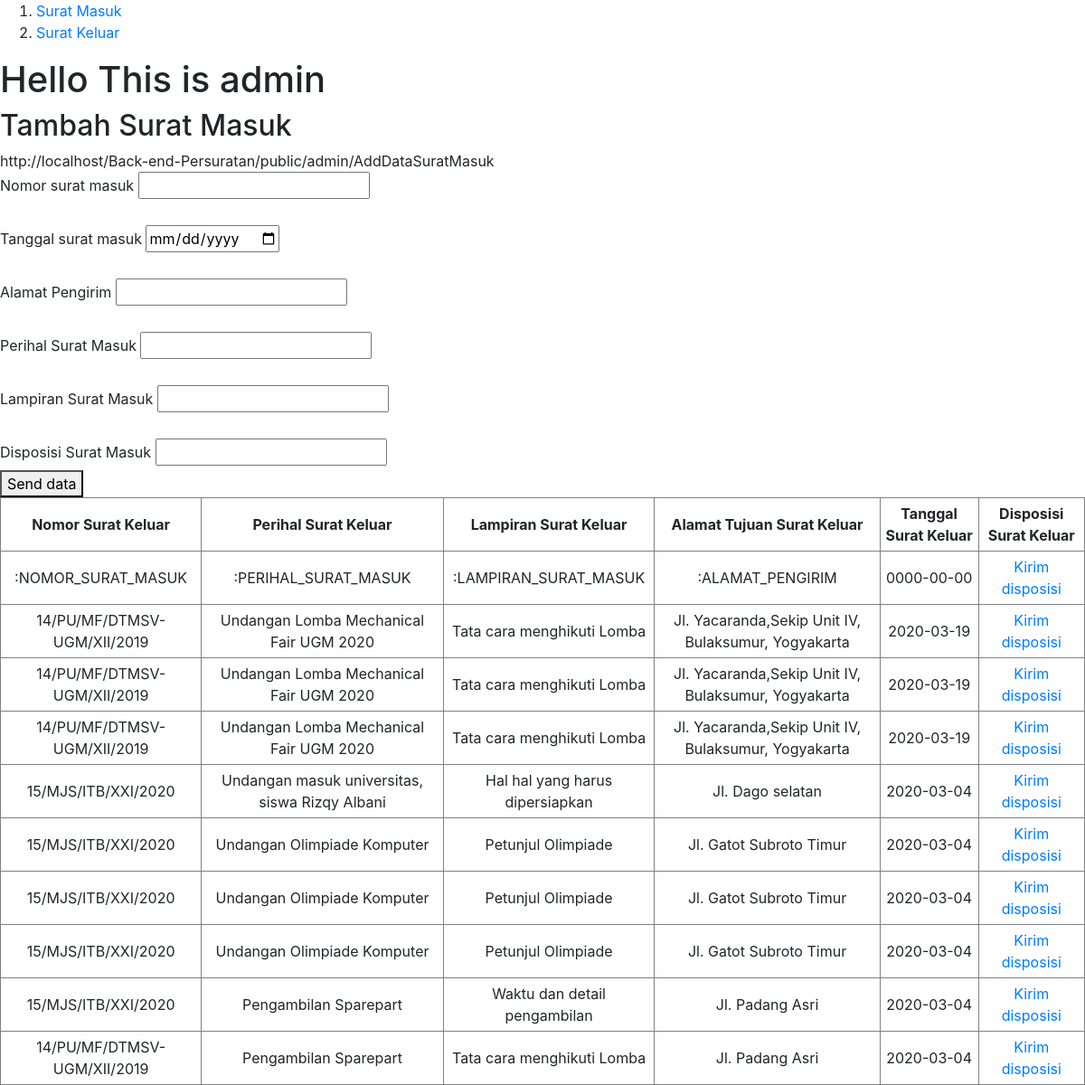
The app's page /public/admin/addDataSuratMasuk with its own data.
### tables this page shows
CREATE TABLE `tbl_surat_masuk` (
  `id_surat_masuk` int(255) NOT NULL,
  `lampiran_surat_masuk` varchar(255) NOT NULL,
  `alamat_pengirim` varchar(255) NOT NULL,
  `tanggal_surat_masuk` date NOT NULL,
  `nomor_surat_masuk` varchar(255) NOT NULL,
  `perihal_surat_masuk` varchar(255) NOT NULL,
  `disposisi_surat_masuk` varchar(255) NOT NULL
);

### app/core/mainController.php (called while the page is built, shortened)
<?php
    class mainController{
        public function view($view, $data = []){
            require_once "../app/view/" . $view . ".php";
        }
        public function model($model){
            return new $model;
        }
    }
?>

### app/controllers/Admin.php (called while the page is built, shortened)
<?php
    class Admin extends mainController{
        public function addDataSuratMasuk(){
            $data = [
                "judul" => "Tambah Surat Masuk",
                "process" => "admin/AddDataSuratMasuk",
                "surat" => $this->model("suratMasukModel")->getAllSuratMasuk()
            ];
            $this->view("templates/header", $data['judul']);
            $this->view("admin/addDataSuratMasuk", $data);
            $this->view("templates/footer");
        }
    }
?>

### app/core/App.php (called while the page is built, shortened)
<?php
    Class App{
        protected
            $controller = "Home",
            $method = "index",
            $params = [];
        public function parseUrl(){
            if( isset($_GET['url']) ){
                $url = rtrim($_GET['url'], "/");
                $url = filter_var($url, FILTER_SANITIZE_URL);
                $url = explode("/", $url);
                return $url;
            }
        }
        public function __CONSTRUCT(){
            $url = $this->parseUrl();
            if ( file_exists("../app/controllers/". $url[0] . ".php" ) ) {
                unset($url[0]);
            }
            $this->controller = new $this->controller();
            if ( isset($url[1]) ){
                if( method_exists($this->controller, $url[1]) ){
                    $this->method = $url[1];
                }
            }
            call_user_func_array([$this->controller, $this->method], $this->params);
        }
    }
?>

### public/index.php (called while the page is built, shortened)
<?php
    $app = new App();
?>

### app/core/db_wrapper.php (called while the page is built, shortened)
<?php
    class Database{
        private $host = host,
                $user = user,
                $pass = pass,
                $dbName = db;
        private $stmt, $dbh;
        public function __CONSTRUCT(){
            $dsn = "mysql:host=" . $this->host . "; dbname=" . $this->dbName;
            $option = [
                PDO::ATTR_PERSISTENT => true,
                PDO::ATTR_ERRMODE => PDO::ERRMODE_EXCEPTION
            ];
            try{
                $this->dbh = new PDO($dsn, $this->user, $this->pass, $option);
            }
            catch(PDOException $e){
                die( $e->getMessage() );
            }
        }
        public function query($query){
            $this->stmt = $this->dbh->prepare($query);
        }
        public function execute(){
            $this->stmt->execute();
        }
        public function allResult(){
            $this->execute();
            return $this->stmt->fetchAll(PDO::FETCH_ASSOC);
        }
    }
?>

### app/models/suratMasukModel.php (called while the page is built, shortened)
<?php
    class suratMasukModel{
        private $db, $table = "tbl_surat_masuk";
        public function __CONSTRUCT(){
            $this->db = new Database;
        }
        public function getAllSuratMasuk(){
            $query = "SELECT * FROM " . $this->table;
            $this->db->query($query);
            return $this->db->allResult();
        }
    }
?>

### app/view/admin/addDataSuratMasuk.php (the view)
<h1>Hello This is admin</h1>
<h2><?=$data['judul']?></h2>
<?php echo BASE_URL . $data['process'] ?>
<form action="<?php echo BASE_URL . $data['process'] ?>" method="POST">
    <div>
        <label for="nmr_srt_msk">Nomor surat masuk</label>
        <input type="text" id="nmr_srt_msk" name="nmr_srt_msk" type="text">
    </div>
    <br>
    <div>
        <label for="tgl_srt_msk">Tanggal surat masuk</label>
        <input type="date" id="tgl_srt_msk" name="tgl_srt_msk" type="text">
    </div>
    <br>
    <div>
        <label for="alamat_srt_msk">Alamat Pengirim</label>
        <input type="text" id="alamat_srt_msk" name="alamat_srt_msk" type="text">
    </div>
    <br>
    <div>
        <label for="perihal_srt_msk">Perihal Surat Masuk</label>
        <input type="text" id="perihal_srt_msk" name="perihal_srt_msk" type="text">
    </div>
    <br>
    <div>
        <label for="lampiran_srt_msk">Lampiran Surat Masuk</label>
        <input type="text" id="lampiran_srt_msk" name="lampiran_srt_msk" type="text">
    </div>
    <br>
    <div>
        <label for="disposisi_srt_msk">Disposisi Surat Masuk</label>
        <input type="text" id="disposisi_srt_msk" name="disposisi_srt_msk" type="text">
    </div>
    <div>
        <button type="submit" name="submit" >Send data</button>
    </div>
</form>
<table style="text-align:center" border="1" cellspacing="0" cellpadding="5" style="border-collapse : collapse">
    <tr>
        <th>Nomor Surat Keluar</th>
        <th>Perihal Surat Keluar</th>
        <th>Lampiran Surat Keluar</th>
        <th>Alamat Tujuan Surat Keluar</th>
        <th>Tanggal Surat Keluar</th>
        <th>Disposisi Surat Keluar</th>
    </tr>
    <?php
        foreach($data['surat'] as $srt):
    ?>
    <tr>
        <td><?= $srt['nomor_surat_masuk'] ?></td>
        <td><?= $srt['perihal_surat_masuk'] ?></td>
        <td><?= $srt['lampiran_surat_masuk'] ?></td>
        <td><?= $srt['alamat_pengirim'] ?></td>
        <td><?= $srt['tanggal_surat_masuk'] ?></td>
        <td>
          <a href="<?=BASE_URL?>admin/disposisi/<?=$srt['id_surat_masuk']?>">Kirim disposisi</a>
        </td>
    </tr>
    <?php endforeach ?>
</table>

### app/view/templates/header.php (shortened to what this page needs)
<!DOCTYPE html>
<html lang="en">
<head>
    <link rel="stylesheet" href="https://stackpath.bootstrapcdn.com/bootstrap/4.4.1/css/bootstrap.min.css">
</head>
<body>
    <ol>
        <li><a href="<?= BASE_URL?>admin/addDataSuratMasuk">Surat Masuk</a></li>
        <li><a href="<?= BASE_URL?>admin/addDataSuratKeluar">Surat Keluar</a></li>
    </ol>

### app/view/templates/footer.php (shortened to what this page needs)
</body>
</html>

### records on screen
tbl_surat_masuk: nomor_surat_masuk ":NOMOR_SURAT_MASUK", perihal_surat_masuk ":PERIHAL_SURAT_MASUK", lampiran_surat_masuk ":LAMPIRAN_SURAT_MASUK", alamat_pengirim ":ALAMAT_PENGIRIM", tanggal_surat_masuk "0000-00-00"
tbl_surat_masuk: nomor_surat_masuk "14/PU/MF/DTMSV-UGM/XII/2019", perihal_surat_masuk "Undangan Lomba Mechanical Fair UGM 2020", lampiran_surat_masuk "Tata cara menghikuti Lomba", alamat_pengirim "Jl. Yacaranda,Sekip Unit IV, Bulaksumur, Yogyakarta", tanggal_surat_masuk "2020-03-19"
tbl_surat_masuk: nomor_surat_masuk "14/PU/MF/DTMSV-UGM/XII/2019", perihal_surat_masuk "Undangan Lomba Mechanical Fair UGM 2020", lampiran_surat_masuk "Tata cara menghikuti Lomba", alamat_pengirim "Jl. Yacaranda,Sekip Unit IV, Bulaksumur, Yogyakarta", tanggal_surat_masuk "2020-03-19"
tbl_surat_masuk: nomor_surat_masuk "14/PU/MF/DTMSV-UGM/XII/2019", perihal_surat_masuk "Undangan Lomba Mechanical Fair UGM 2020", lampiran_surat_masuk "Tata cara menghikuti Lomba", alamat_pengirim "Jl. Yacaranda,Sekip Unit IV, Bulaksumur, Yogyakarta", tanggal_surat_masuk "2020-03-19"
tbl_surat_masuk: nomor_surat_masuk "15/MJS/ITB/XXI/2020", perihal_surat_masuk "Undangan masuk universitas, siswa Rizqy Albani", lampiran_surat_masuk "Hal hal yang harus dipersiapkan", alamat_pengirim "Jl. Dago selatan", tanggal_surat_masuk "2020-03-04"
tbl_surat_masuk: nomor_surat_masuk "15/MJS/ITB/XXI/2020", perihal_surat_masuk "Undangan Olimpiade Komputer", lampiran_surat_masuk "Petunjul Olimpiade", alamat_pengirim "Jl. Gatot Subroto Timur", tanggal_surat_masuk "2020-03-04"
tbl_surat_masuk: nomor_surat_masuk "15/MJS/ITB/XXI/2020", perihal_surat_masuk "Undangan Olimpiade Komputer", lampiran_surat_masuk "Petunjul Olimpiade", alamat_pengirim "Jl. Gatot Subroto Timur", tanggal_surat_masuk "2020-03-04"
tbl_surat_masuk: nomor_surat_masuk "15/MJS/ITB/XXI/2020", perihal_surat_masuk "Undangan Olimpiade Komputer", lampiran_surat_masuk "Petunjul Olimpiade", alamat_pengirim "Jl. Gatot Subroto Timur", tanggal_surat_masuk "2020-03-04"
tbl_surat_masuk: nomor_surat_masuk "15/MJS/ITB/XXI/2020", perihal_surat_masuk "Pengambilan Sparepart", lampiran_surat_masuk "Waktu dan detail pengambilan", alamat_pengirim "Jl. Padang Asri", tanggal_surat_masuk "2020-03-04"
tbl_surat_masuk: nomor_surat_masuk "14/PU/MF/DTMSV-UGM/XII/2019", perihal_surat_masuk "Pengambilan Sparepart", lampiran_surat_masuk "Tata cara menghikuti Lomba", alamat_pengirim "Jl. Padang Asri", tanggal_surat_masuk "2020-03-04"

### other values on screen
$data['judul'] "Tambah Surat Masuk"
BASE_URL "http://localhost/Back-end-Persuratan/public/"
$data['process'] "admin/AddDataSuratMasuk"
